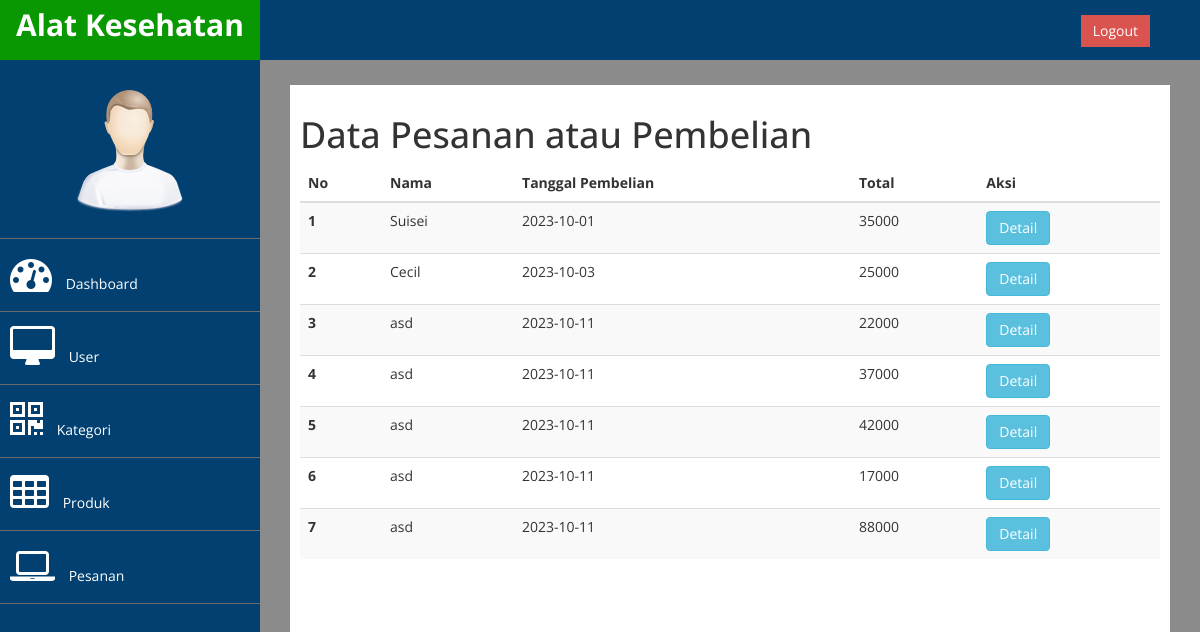
The page /Admin/index.php?halaman=pesanan (signed in) on the database as committed earlier.
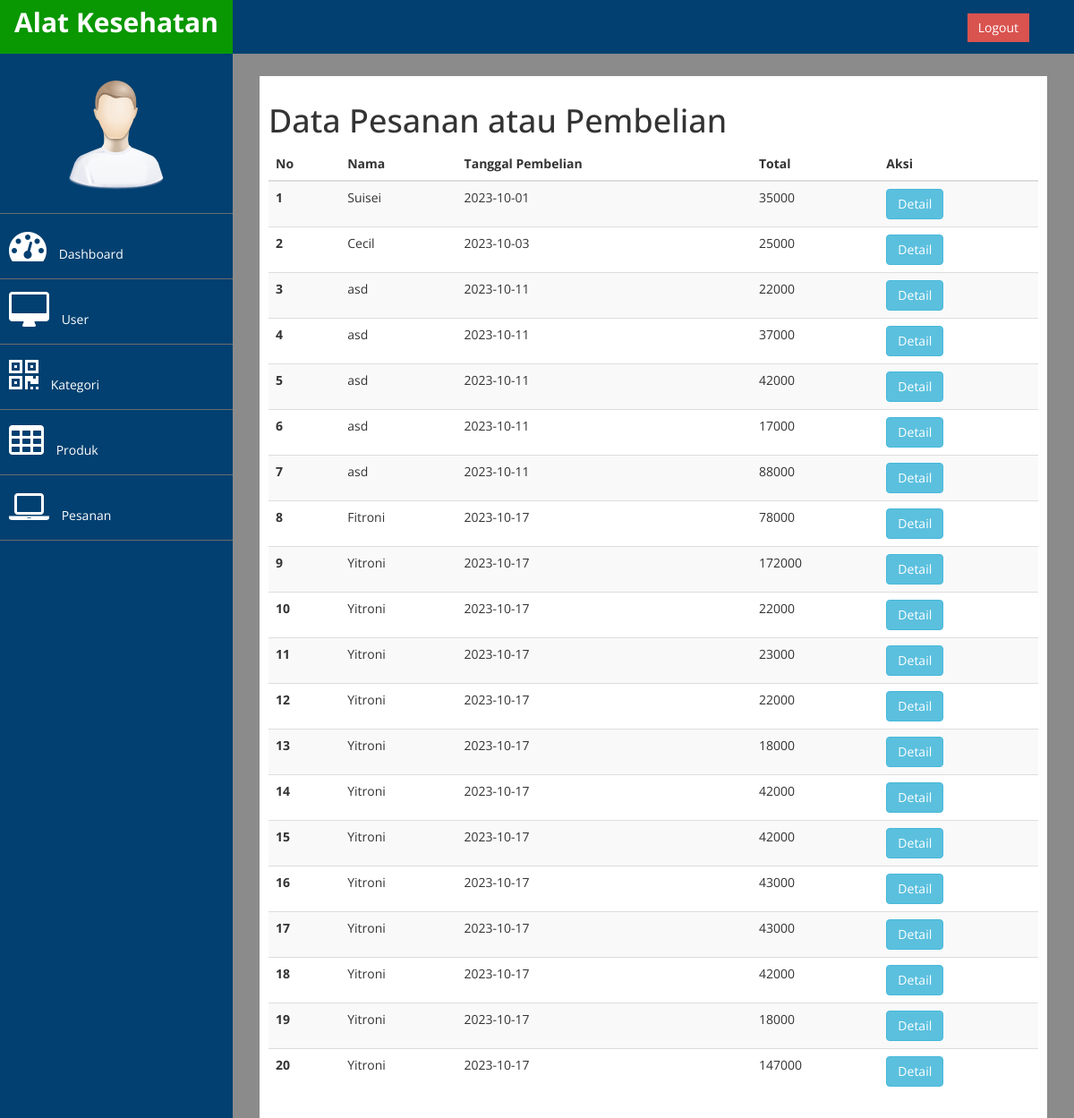
The same page on the database as committed later.
### tables this page shows
CREATE TABLE `pembelian` (
  `id_pembelian` int(11) NOT NULL,
  `id_pelanggan` int(11) NOT NULL,
  `tanggal_pembelian` date NOT NULL,
  `total_pembelian` int(11) NOT NULL,
  `id_jenis_pembayaran` int(11) NOT NULL,
  `id_ongkir` int(11) NOT NULL
);

CREATE TABLE `pelanggan` (
  `id_pelanggan` int(11) NOT NULL,
  `nama_pelanggan` varchar(255) NOT NULL,
  `username` varchar(255) NOT NULL,
  `password` varchar(255) NOT NULL,
  `email` varchar(255) NOT NULL,
  `nomor_hp` varchar(13) NOT NULL,
  `alamat` text NOT NULL
);

### Database/koneksi.php (called while the page is built, shortened)
<?php
$conn = mysqli_connect("localhost","root","","toko_online");
function query($query){
    global $conn;
    $result = mysqli_query($conn,$query);
    $rows = [];
    if(mysqli_num_rows($result)==0){
        echo "
            <script>
                document.location.href='index.php';
            </script>
        ";
    }else{
        while($row = mysqli_fetch_assoc($result)){
            $rows[]=$row;
        }
        return $rows;
    }
}
?>

### Admin/pesanan.php (the view)
<h1>Data Pesanan atau Pembelian</h1>
<table id="example" class="table table-striped" style="width:100%">
  <thead>
    <tr>
      <th scope="col">No</th>
      <th scope="col">Nama</th>
      <th scope="col">Tanggal Pembelian</th>
      <th scope="col">Total</th>
      <th scope="col">Aksi</th>
    </tr>
  </thead>
  <tbody>
    <?php $nomor = 1 ?>
    <?php foreach($AllPembelian as $pembelian) : ?>
        <tr>
            <th scope="row"><?= $nomor ?></th>
            <td><?= $pembelian["nama_pelanggan"] ?></td>
            <td><?= $pembelian["tanggal_pembelian"] ?></td>
            <td><?= $pembelian["total_pembelian"] ?></td>
            <td>
                <a href="index.php?halaman=detailPesanan&id=<?= $pembelian["id_pembelian"]?>" class="btn btn-info">Detail</a>
            </td>
        </tr>
        <?php $nomor++ ?>
    <?php endforeach ?>
  </tbody>
</table>

### Admin/index.php (shortened to what this page needs)
<?php
require '../Database/koneksi.php';
$AllPembelian = query("SELECT * FROM pembelian JOIN pelanggan ON pembelian.id_pelanggan=pelanggan.id_pelanggan");
?>
<!DOCTYPE html>
<html xmlns="http://www.w3.org/1999/xhtml">
<head>
    <link href="assets/css/bootstrap.css" rel="stylesheet" />
    <link href="assets/css/font-awesome.css" rel="stylesheet" />
    <link href="assets/js/morris/morris-0.4.3.min.css" rel="stylesheet" />
    <link href="assets/css/newCustom.css" rel="stylesheet" />
   <link rel="stylesheet" href="https://cdn.datatables.net/1.13.6/css/dataTables.bootstrap5.min.css">
</head>
<body>
    <div id="newWrapper">
        <nav class="navbar navbar-default navbar-cls-top " role="navigation" style="margin-bottom: 0">
            <div class="navbar-header">
                <a class="navbar-brand" href="index.php">Alat Kesehatan</a>
            </div>
            <div style="color: white; padding: 15px 50px 5px 50px; float: right; font-size: 16px;">
                <a href="logout.php" class="btn btn-danger square-btn-adjust">Logout</a>
            </div>
        </nav>
        <nav class="navbar-default navbar-side" role="navigation">
            <div class="sidebar-collapse">
                <ul class="nav" id="main-menu">
                    <li class="text-center">
                        <img src="assets/img/find_user.png" class="user-image img-responsive"/>
                    </li>
                    <li>
                        <a href="index.php"><i class="fa fa-dashboard fa-3x"></i> Dashboard</a>
                    </li>
                    <li>
                        <a href="index.php?halaman=user"><i class="fa fa-desktop fa-3x"></i> User</a>
                    </li>
                    <li>
                        <a href="index.php?halaman=kategori"><i class="fa fa-qrcode fa-3x"></i> Kategori</a>
                    </li>
                    <li>
                        <a href="index.php?halaman=produk"><i class="fa fa-table fa-3x"></i> Produk</a>
                    </li>
                    <li>
                        <a href="index.php?halaman=pesanan"><i class="fa fa-laptop fa-3x"></i> Pesanan</a>
                    </li>
                </ul>
            </div>
        </nav>
        <div id="page-wrapper" >
            <div id="page-inner">
                <?php
                if(isset($_GET["halaman"])){
                    if($_GET["halaman"]=="produk"){
                        include 'hlm-produk/produk.php';
                    }
                    elseif($_GET["halaman"]=="tambahProduk"){
                        include 'hlm-produk/tbhProduk.php';
                    }
                    elseif($_GET["halaman"]=="editProduk"){
                        include 'hlm-produk/editProduk.php';
                    }
                    elseif($_GET["halaman"]=="pesanan"){
                        include 'pesanan.php';
                    }
                    elseif($_GET["halaman"]=="user"){
                        include 'hlm-pelanggan/user.php';
                    }
                    elseif($_GET["halaman"]=="tambahUser"){
                        include 'hlm-pelanggan/tbhUser.php';
                    }
                    elseif($_GET["halaman"]=="editUser"){
                        include 'hlm-pelanggan/editUser.php';
                    }
                    elseif($_GET["halaman"]=="kategori"){
                        include 'hlm-kategori/kategori.php';
                    }
                    elseif($_GET["halaman"]=="detailPesanan"){
                        include 'detailPesanan.php';
                    }
                    elseif($_GET["halaman"]=="tambahKategori"){
                        include 'hlm-kategori/tbhKategori.php';
                    }
                    elseif($_GET["halaman"]=="editKategori"){
                        include 'hlm-kategori/editKategori.php';
                    }
                }
                else{
                    include 'dashboard.php';
                }
                ?>
            </div>
        </div>
    </div>
</body>
</html>

### Admin/assets/css/newCustom.css (style rules this page uses)
body { font-family: 'Open Sans', sans-serif; }
#newWrapper { width: 100%; background:#014070; }
#page-wrapper { padding: 15px 15px; min-height: 600px; background:#8b8b8b; }
#page-inner { width:100%; margin:10px 20px 10px 0px; background-color:#fff!important; padding:10px; min-height:1200px; }
.text-center { text-align:center; }
.square-btn-adjust { border: 0px solid transparent; -webkit-border-radius: 0px; -moz-border-radius: 0px; border-radius: 0px; }
.user-image { margin: 25px auto; -webkit-border-radius: 10px; -moz-border-radius: 10px; border-radius: 10px; max-height:170px; max-width:170px; }
.navbar-cls-top .navbar-brand { color: #fff; background: #099702; width: 260px; text-align: center; height: 60px; font-size: 30px; font-weight: 700; }
.sidebar-collapse , .sidebar-collapse .nav { background:none; }
.sidebar-collapse .nav { padding:0; }
.sidebar-collapse .nav > li > a { color:#fff; background:#014070; text-shadow:none; }
.sidebar-collapse > .nav > li > a { padding:15px 10px; }
.sidebar-collapse > .nav > li { border-bottom: 1px solid rgb(107, 108, 109); }
.navbar-side { border:none; background-color: #014070; }
.navbar-cls-top { background:#014070; border-bottom:none; }
.navbar-default { border:0px solid #014070; }
.navbar-header { background: #A70303; }
.nav > li > a > i { margin-right:10px; }
@media (min-width:768px) { #page-wrapper { margin: 0 0 0 260px; padding: 15px 30px; min-height: 1200px; } }
@media (min-width:768px) { .navbar-side { z-index: 1; position: absolute; width: 260px; } }
@media (min-width:768px) { .navbar { border-radius: 0px; } }

Rows that differ between the two databases and show on the page:
added pembelian: id_pelanggan.nama_pelanggan "Fitroni", tanggal_pembelian "2023-10-17", total_pembelian "78000"
added pembelian: id_pelanggan.nama_pelanggan "Yitroni", tanggal_pembelian "2023-10-17", total_pembelian "172000"
added pembelian: id_pelanggan.nama_pelanggan "Yitroni", tanggal_pembelian "2023-10-17", total_pembelian "22000"
added pembelian: id_pelanggan.nama_pelanggan "Yitroni", tanggal_pembelian "2023-10-17", total_pembelian "23000"
added pembelian: id_pelanggan.nama_pelanggan "Yitroni", tanggal_pembelian "2023-10-17", total_pembelian "22000"
added pembelian: id_pelanggan.nama_pelanggan "Yitroni", tanggal_pembelian "2023-10-17", total_pembelian "18000"
added pembelian: id_pelanggan.nama_pelanggan "Yitroni", tanggal_pembelian "2023-10-17", total_pembelian "42000"
added pembelian: id_pelanggan.nama_pelanggan "Yitroni", tanggal_pembelian "2023-10-17", total_pembelian "42000"
added pembelian: id_pelanggan.nama_pelanggan "Yitroni", tanggal_pembelian "2023-10-17", total_pembelian "43000"
added pembelian: id_pelanggan.nama_pelanggan "Yitroni", tanggal_pembelian "2023-10-17", total_pembelian "43000"
added pembelian: id_pelanggan.nama_pelanggan "Yitroni", tanggal_pembelian "2023-10-17", total_pembelian "42000"
added pembelian: id_pelanggan.nama_pelanggan "Yitroni", tanggal_pembelian "2023-10-17", total_pembelian "18000"
added pembelian: id_pelanggan.nama_pelanggan "Yitroni", tanggal_pembelian "2023-10-17", total_pembelian "147000"
